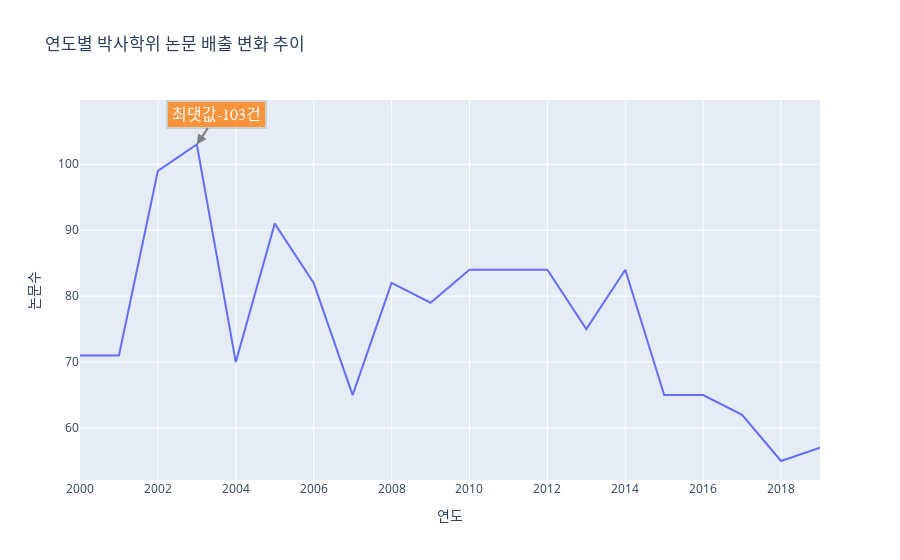

The notebook cell saved with this chart:
### Code cell
phd_year.add_annotation(
        x=2003,
        y=103,
        xref="x",
        yref="y",
        text="최댓값-103건",
        showarrow=True,
        font=dict(
            family="Malgun gothic, monospace",
            size=16,
            color="#ffffff"
            ),
        align="center",
        arrowhead=2,
        arrowsize=1,
        arrowwidth=2,
        arrowcolor="#636363",
        ax=20,
        ay=-30,
        bordercolor="#c7c7c7",
        borderwidth=2,
        borderpad=4,
        bgcolor="#ff7f0e",
        opacity=0.8
        )

### Figure 1 — Plotly figure (JSON) as saved in the notebook; plotly's stock layout.template omitted (floating-point values rounded to 4 significant figures)
{"data": [{"hovertemplate": "박사논문=출판년<br>연도=%{x}<br>논문수=%{y}<extra></extra>", "legendgroup": "출판년", "line": {"color": "#636efa", "dash": "solid"}, "mode": "lines", "name": "출판년", "orientation": "v", "showlegend": true, "textposition": "top right", "type": "scatter", "x": [2000, 2001, 2002, 2003, 2004, 2005, 2006, 2007, 2008, 2009, 2010, 2011, 2012, 2013, 2014, 2015, 2016, 2017, 2018, 2019], "xaxis": "x", "y": [71, 71, 99, 103, 70, 91, 82, 65, 82, 79, 84, 84, 84, 75, 84, 65, 65, 62, 55, 57], "yaxis": "y"}], "layout": {"annotations": [{"align": "center", "arrowcolor": "#636363", "arrowhead": 2, "arrowsize": 1, "arrowwidth": 2, "ax": 20, "ay": -30, "bgcolor": "#ff7f0e", "bordercolor": "#c7c7c7", "borderpad": 4, "borderwidth": 2, "font": {"color": "#ffffff", "family": "Malgun gothic, monospace", "size": 16}, "opacity": 0.8, "showarrow": true, "text": "최댓값-103건", "x": 2003, "xref": "x", "y": 103, "yref": "y"}], "legend": {"title": {"text": "박사논문"}, "tracegroupgap": 0}, "showlegend": false, "title": {"text": "연도별 박사학위 논문 배출 변화 추이"}, "xaxis": {"anchor": "y", "domain": [0, 1], "title": {"text": "연도"}}, "yaxis": {"anchor": "x", "domain": [0, 1], "title": {"text": "논문수"}}}}
